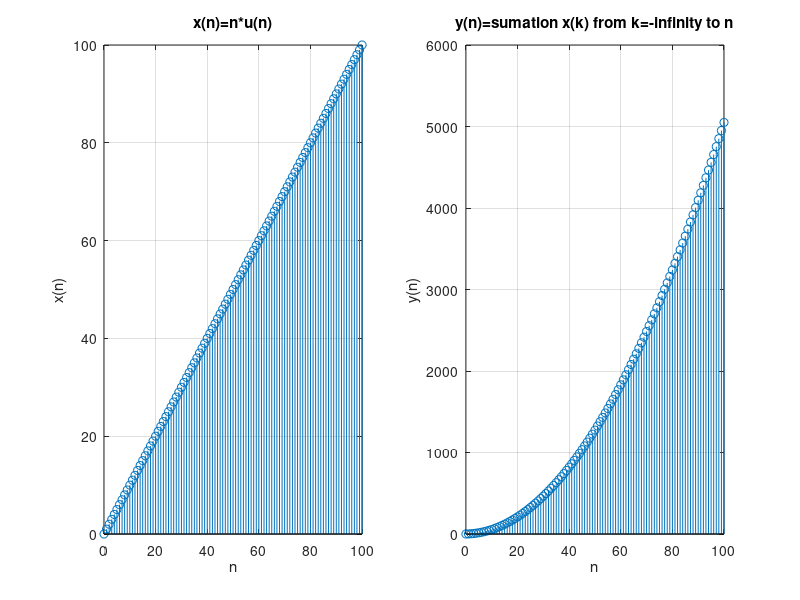

MATLAB code to generate this figure:
% author: Tyler Thompson
% date: 2/6/2019
% description: ECE4550 Matlab Assignment #1 Problem 3

clear;
close all;

n = 0:100;

f1 = n.*ones(1,length(n));
f2 = cumsum(f1);

figure(1)
subplot(1,2,1)
stem(n,f1)
grid on
title('x(n)=n*u(n)');
xlabel('n');
ylabel('x(n)');

subplot(1,2,2)
stem(n, f2)
grid on
title('y(n)=sumation x(k) from k=-infinity to n');
xlabel('n');
ylabel('y(n)');
